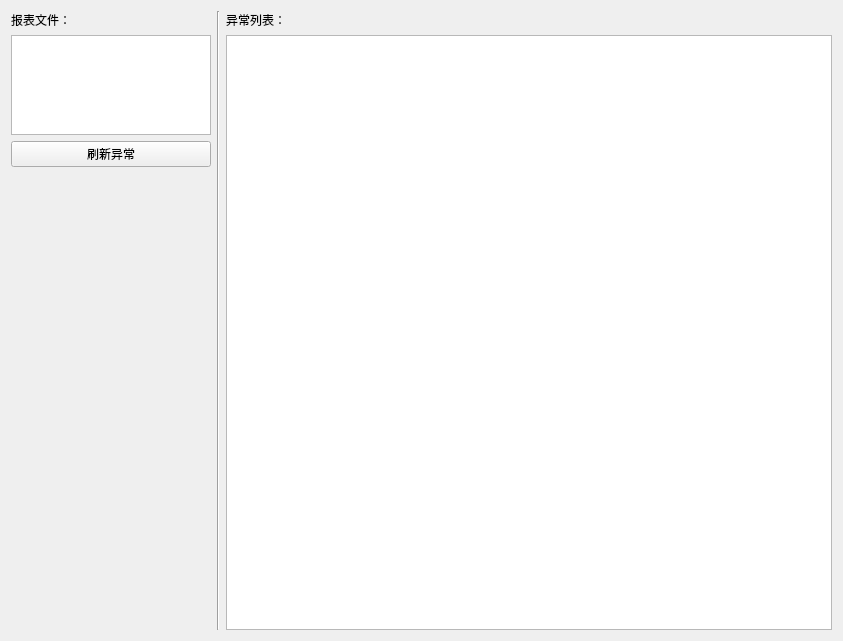
<?xml version="1.0" encoding="UTF-8"?>
<ui version="4.0">
 <class>MainWidget</class>
 <widget class="QWidget" name="MainWidget">
  <property name="geometry">
   <rect>
    <x>0</x>
    <y>0</y>
    <width>843</width>
    <height>641</height>
   </rect>
  </property>
  <property name="sizePolicy">
   <sizepolicy hsizetype="Expanding" vsizetype="Expanding">
    <horstretch>1</horstretch>
    <verstretch>1</verstretch>
   </sizepolicy>
  </property>
  <property name="acceptDrops">
   <bool>true</bool>
  </property>
  <property name="windowTitle">
   <string>报单助手</string>
  </property>
  <layout class="QHBoxLayout" name="horizontalLayout">
   <item>
    <layout class="QVBoxLayout" name="verticalLayout">
     <property name="sizeConstraint">
      <enum>QLayout::SetMinimumSize</enum>
     </property>
     <item>
      <widget class="QLabel" name="label">
       <property name="text">
        <string>报表文件：</string>
       </property>
      </widget>
     </item>
     <item>
      <widget class="QTextEdit" name="textEdit_file">
       <property name="enabled">
        <bool>true</bool>
       </property>
       <property name="sizePolicy">
        <sizepolicy hsizetype="Fixed" vsizetype="Fixed">
         <horstretch>0</horstretch>
         <verstretch>0</verstretch>
        </sizepolicy>
       </property>
       <property name="maximumSize">
        <size>
         <width>200</width>
         <height>100</height>
        </size>
       </property>
       <property name="lineWrapMode">
        <enum>QTextEdit::WidgetWidth</enum>
       </property>
      </widget>
     </item>
     <item>
      <widget class="QPushButton" name="pushButton_refresh_exceptions">
       <property name="text">
        <string>刷新异常</string>
       </property>
      </widget>
     </item>
     <item>
      <spacer name="verticalSpacer">
       <property name="orientation">
        <enum>Qt::Vertical</enum>
       </property>
       <property name="sizeHint" stdset="0">
        <size>
         <width>20</width>
         <height>40</height>
        </size>
       </property>
      </spacer>
     </item>
    </layout>
   </item>
   <item>
    <widget class="Line" name="line">
     <property name="orientation">
      <enum>Qt::Vertical</enum>
     </property>
    </widget>
   </item>
   <item>
    <layout class="QVBoxLayout" name="verticalLayout_2">
     <item>
      <widget class="QLabel" name="label_2">
       <property name="text">
        <string>异常列表：</string>
       </property>
      </widget>
     </item>
     <item>
      <widget class="QPlainTextEdit" name="plainTextEdit_exceptions">
       <property name="sizePolicy">
        <sizepolicy hsizetype="Expanding" vsizetype="Expanding">
         <horstretch>1</horstretch>
         <verstretch>1</verstretch>
        </sizepolicy>
       </property>
       <property name="readOnly">
        <bool>true</bool>
       </property>
      </widget>
     </item>
    </layout>
   </item>
  </layout>
 </widget>
 <resources/>
 <connections/>
 <slots>
  <slot>refresh_exceptions()</slot>
 </slots>
</ui>
